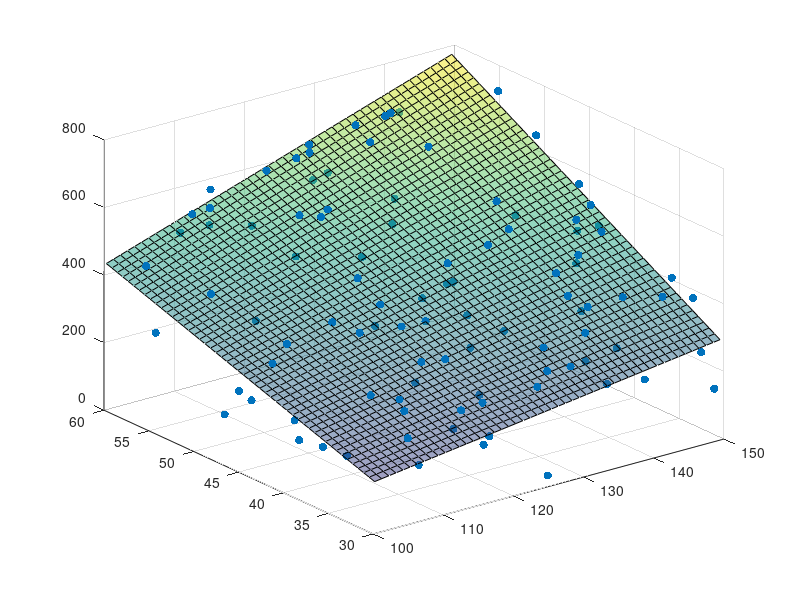
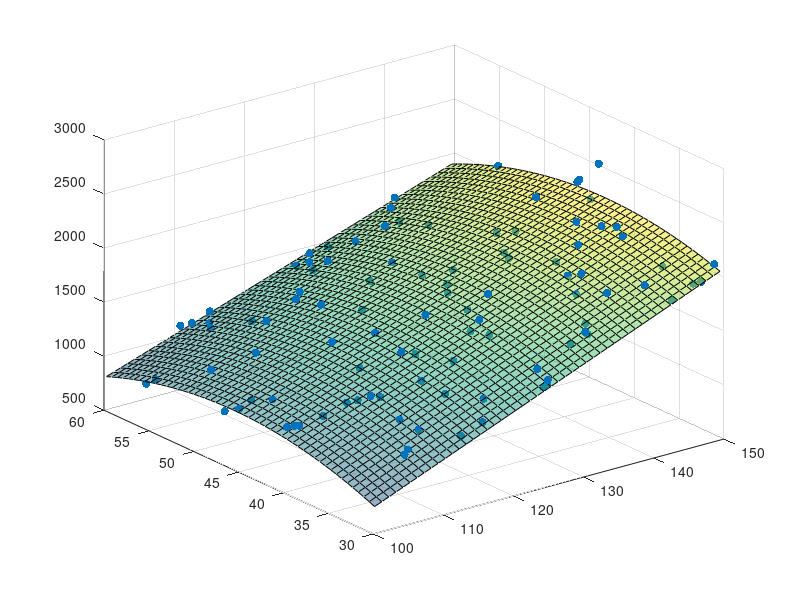

Reproduce these figures in MATLAB, in order.
close all
clear all
clc
% założenia
g=9.81;
N=100;
v0=50*rand(N,1)+100;
a0=30*rand(N,1)+30;
h=100*randn(N,1)+(v0.*sind(a0)).^2/(2*g);
s=100*randn(N,1)+v0.^2.*sind(2*a0)/g;
X=[ones(size(v0)),v0,a0,v0.*a0];
ph=regress(h,X);
v0fit=linspace(min(v0),max(v0),50);
a0fit=linspace(min(a0),max(a0),50);
[v0FIT,a0FIT]=meshgrid(v0fit,a0fit);
figure('Color',[1,1,1])
scatter3(v0,a0,h,'filled')
hold on
HFIT=ph(1)+ph(2)*v0FIT+ph(3)*a0FIT+ph(4)*v0FIT.*a0FIT;
surf(v0FIT,a0FIT,HFIT,'Facealpha',0.5)
X=[ones(size(v0)),v0,a0,v0.*a0,a0.^2];
ps=regress(s,X);
v0fit=linspace(min(v0),max(v0),50);
a0fit=linspace(min(a0),max(a0),50);
[v0FIT,a0FIT]=meshgrid(v0fit,a0fit);
figure('Color',[1,1,1])
scatter3(v0,a0,s,'filled')
hold on
SFIT=ps(1)+ps(2)*v0FIT+ps(3)*a0FIT+ps(4)*v0FIT.*a0FIT+ps(5)*a0FIT.^2;
surf(v0FIT,a0FIT,SFIT,'Facealpha',0.5)